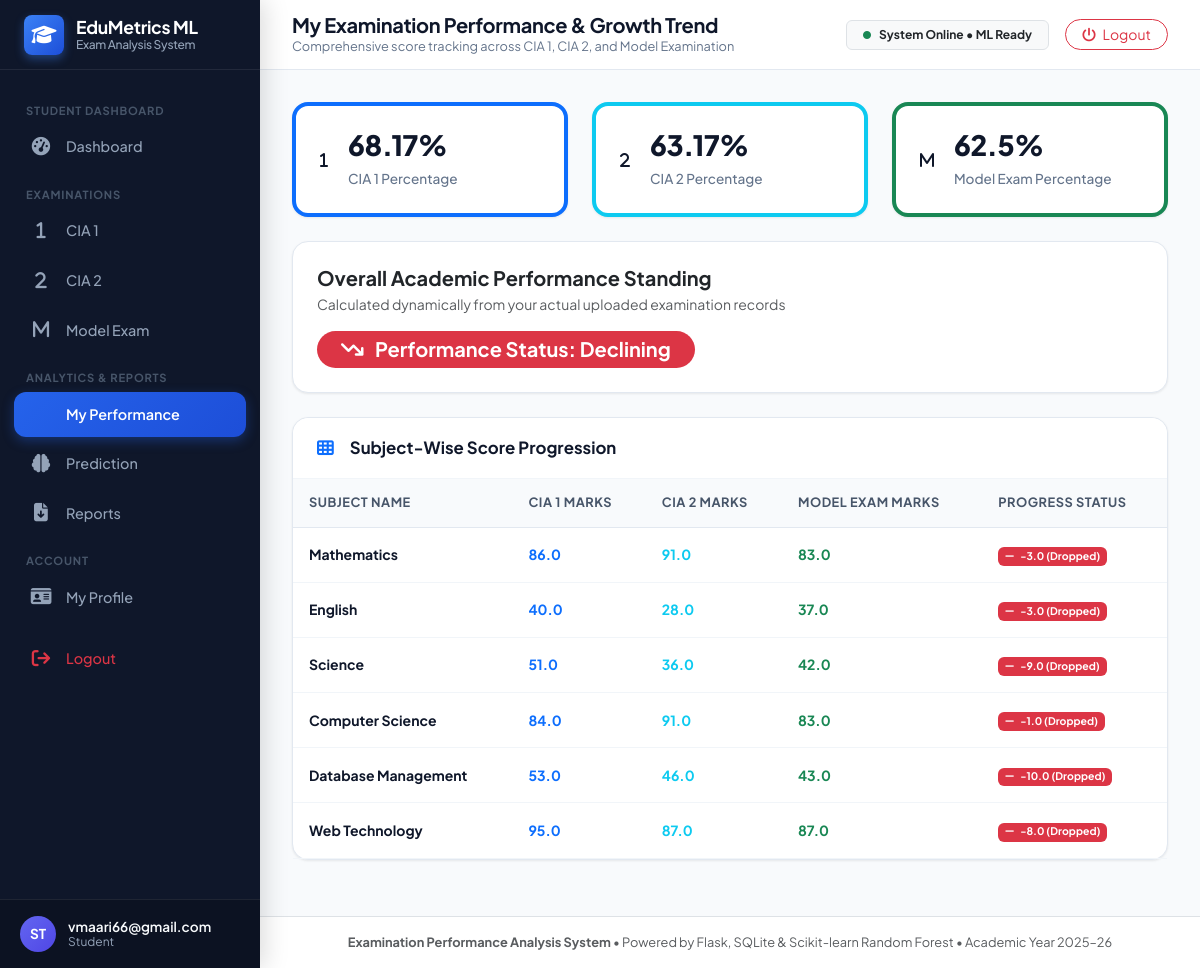
Screenshot of /student/performance-overview (signed in) with the database file from the repository.
### tables this page shows
CREATE TABLE marks (
            id INTEGER PRIMARY KEY AUTOINCREMENT,
            student_id INTEGER NOT NULL,
            exam_name TEXT NOT NULL,
            academic_year TEXT NOT NULL,
            mathematics REAL NOT NULL,
            english REAL NOT NULL,
            science REAL NOT NULL,
            computer_science REAL NOT NULL,
            database_management REAL NOT NULL,
            web_technology REAL NOT NULL,
            total_marks REAL NOT NULL,
            average REAL NOT NULL,
            percentage REAL NOT NULL,
            grade TEXT NOT NULL,
            result TEXT NOT NULL,
            created_at TIMESTAMP DEFAULT CURRENT_TIMESTAMP, exam_type TEXT DEFAULT 'CIA1',
            FOREIGN KEY (student_id) REFERENCES students (id) ON DELETE CASCADE
        );

### app.py (the view)
@app.route('/student/performance-overview')
@student_required
def student_performance_page():
    student_id = session.get('user_id')
    trend = calculate_student_trend(student_id)
    history = trend['history']
    cia1 = history.get('CIA1')
    cia2 = history.get('CIA2')
    model = history.get('MODEL')
    subject_scores = []
    subjects = [
        ('mathematics', 'Mathematics'),
        ('english', 'English'),
        ('science', 'Science'),
        ('computer_science', 'Computer Science'),
        ('database_management', 'Database Management'),
        ('web_technology', 'Web Technology')
    ]
    for col, name in subjects:
        v1 = cia1[col] if cia1 else 0
        v2 = cia2[col] if cia2 else None
        vm = model[col] if model else None
        last_val = vm if vm is not None else (v2 if v2 is not None else v1)
        diff = round(last_val - v1, 1)
        subject_scores.append({
            'name': name,
            'cia1': v1,
            'cia2': v2 if v2 is not None else 'N/A',
            'model': vm if vm is not None else 'N/A',
            'diff': diff
        })
    return render_template(
        'student_performance.html',
        active_page='student_performance',
        trend=trend,
        subject_scores=subject_scores
    )

### app.py (called while the page is built)
def student_required(f):
    @wraps(f)
    def decorated_function(*args, **kwargs):
        if 'user_id' not in session or session.get('role') != 'student':
            flash("Access denied: Student account required.", "danger")
            return redirect(url_for('login'))
        return f(*args, **kwargs)
    return decorated_function

### database.py (called while the page is built)
def get_db_connection():
    os.makedirs(Config.DB_DIR, exist_ok=True)
    os.makedirs(Config.REPORTS_DIR, exist_ok=True)
    os.makedirs(Config.UPLOAD_DIR, exist_ok=True)
    os.makedirs(Config.ML_DIR, exist_ok=True)
    conn = sqlite3.connect(Config.DB_PATH)
    conn.row_factory = sqlite3.Row
    conn.execute("PRAGMA foreign_keys = ON")
    return conn

def get_student_exam_history(student_id):
    conn = get_db_connection()
    records = conn.execute(
        "SELECT * FROM marks WHERE student_id = ? ORDER BY id ASC", (student_id,)
    ).fetchall()
    conn.close()
    history = {'CIA1': None, 'CIA2': None, 'MODEL': None, 'all': []}
    for r in records:
        e_type = r['exam_type'] if 'exam_type' in r.keys() and r['exam_type'] else 'CIA1'
        if e_type in history:
            history[e_type] = dict(r)
        history['all'].append(dict(r))
    return history

### templates/student_performance.html (shortened to what this page needs)
{% extends "base.html" %}
{% block page_title %}My Examination Performance & Growth Trend{% endblock %}
{% block page_subtitle %}Comprehensive score tracking across CIA 1, CIA 2, and Model Examination{% endblock %}
{% block content %}
<div class="row g-4 mb-4">
  <div class="col-md-4">
    <div class="stat-card border-start border-4 border-primary">
      <div class="stat-icon icon-primary"><i class="fa-solid fa-1"></i></div>
      <div class="stat-info">
        <h3>{{ trend.cia1_perc or 'N/A' }}{% if trend.cia1_perc %}%{% endif %}</h3>
        <p>CIA 1 Percentage</p>
      </div>
    </div>
  </div>
  <div class="col-md-4">
    <div class="stat-card border-start border-4 border-info">
      <div class="stat-icon icon-info"><i class="fa-solid fa-2"></i></div>
      <div class="stat-info">
        <h3>{{ trend.cia2_perc or 'Not Uploaded' }}{% if trend.cia2_perc %}%{% endif %}</h3>
        <p>CIA 2 Percentage</p>
      </div>
    </div>
  </div>
  <div class="col-md-4">
    <div class="stat-card border-start border-4 border-success">
      <div class="stat-icon icon-success"><i class="fa-solid fa-m"></i></div>
      <div class="stat-info">
        <h3>{{ trend.model_perc or 'Not Uploaded' }}{% if trend.model_perc %}%{% endif %}</h3>
        <p>Model Exam Percentage</p>
      </div>
    </div>
  </div>
</div>
<div class="custom-card mb-4">
  <div class="custom-card-body d-flex flex-wrap align-items-center justify-content-between gap-3">
    <div>
      <h5 class="fw-bold mb-1 text-dark">Overall Academic Performance Standing</h5>
      <p class="text-muted small mb-0">Calculated dynamically from your actual uploaded examination records</p>
    </div>
    <div>
      {% if trend.status == 'Improving' %}
        <span class="badge bg-success fs-5 px-4 py-2 rounded-pill">
          <i class="fa-solid fa-arrow-trend-up me-2"></i> Performance Status: Improving
        </span>
      {% elif trend.status == 'Declining' %}
        <span class="badge bg-danger fs-5 px-4 py-2 rounded-pill">
          <i class="fa-solid fa-arrow-trend-down me-2"></i> Performance Status: Declining
        </span>
      {% else %}
        <span class="badge bg-primary fs-5 px-4 py-2 rounded-pill">
          <i class="fa-solid fa-minus me-2"></i> Performance Status: Stable
        </span>
      {% endif %}
    </div>
  </div>
</div>
<div class="custom-card mb-4">
  <div class="custom-card-header">
    <h5 class="card-title mb-0"><i class="fa-solid fa-table-cells me-2 text-primary"></i> Subject-Wise Score Progression</h5>
  </div>
  <div class="custom-card-body p-0">
    <div class="table-responsive">
      <table class="table-custom">
        <thead>
          <tr>
            <th>Subject Name</th>
            <th>CIA 1 Marks</th>
            <th>CIA 2 Marks</th>
            <th>Model Exam Marks</th>
            <th>Progress Status</th>
          </tr>
        </thead>
        <tbody>
          {% for sub in subject_scores %}
            <tr>
              <td><strong>{{ sub.name }}</strong></td>
              <td><span class="fw-bold text-primary">{{ sub.cia1 }}</span></td>
              <td>
                {% if sub.cia2 != 'N/A' %}
                  <span class="fw-bold text-info">{{ sub.cia2 }}</span>
                {% else %}
                  <span class="text-muted small">Not Uploaded</span>
                {% endif %}
              </td>
              <td>
                {% if sub.model != 'N/A' %}
                  <span class="fw-bold text-success">{{ sub.model }}</span>
                {% else %}
                  <span class="text-muted small">Not Uploaded</span>
                {% endif %}
              </td>
              <td>
                {% if sub.diff > 0 %}
                  <span class="badge bg-success"><i class="fa-solid fa-plus me-1"></i> +{{ sub.diff }} (Improved)</span>
                {% elif sub.diff < 0 %}
                  <span class="badge bg-danger"><i class="fa-solid fa-minus me-1"></i> {{ sub.diff }} (Dropped)</span>
                {% else %}
                  <span class="badge bg-secondary">Consistent</span>
                {% endif %}
              </td>
            </tr>
          {% endfor %}
        </tbody>
      </table>
    </div>
  </div>
</div>
{% endblock %}

### static/css/style.css (style rules this page uses)
:root { --font-primary: 'Plus Jakarta Sans', -apple-system, BlinkMacSystemFont, 'Segoe UI', Roboto, sans-serif; --primary: #2563eb; --primary-hover: #1d4ed8; --primary-light: #eff6ff; --primary-glow: rgba(37, 99, 235, 0.15); --secondary: #64748b; --success: #10b981; --success-light: #ecfdf5; --warning: #f59e0b; --warning-light: #fffbeb; --danger: #ef4444; --danger-light: #fef2f2; --info: #06b6d4; --info-light: #ecfeff; --purple: #8b5cf6; --purple-light: #f5f3ff; --bg-app: #f8fafc; --bg-card: #ffffff; --sidebar-bg: #0f172a; --sidebar-hover: #1e293b; --sidebar-active: #2563eb; --sidebar-text: #94a3b8; --sidebar-text-active: #ffffff; --text-main: #0f172a; --text-muted: #64748b; --text-light: #94a3b8; --border-color: #e2e8f0; --border-light: #f1f5f9; --radius-sm: 8px; --radius-md: 12px; --radius-lg: 16px; --radius-xl: 20px; --shadow-sm: 0 1px 3px rgba(0, 0, 0, 0.05), 0 1px 2px rgba(0, 0, 0, 0.03); --shadow-md: 0 4px 6px -1px rgba(0, 0, 0, 0.06), 0 2px 4px -1px rgba(0, 0, 0, 0.04); --shadow-lg: 0 10px 15px -3px rgba(0, 0, 0, 0.07), 0 4px 6px -2px rgba(0, 0, 0, 0.03); --shadow-hover: 0 14px 24px -4px rgba(37, 99, 235, 0.12), 0 8px 12px -6px rgba(0, 0, 0, 0.04); --sidebar-width: 260px; --topbar-height: 70px; --transition: all 0.25s cubic-bezier(0.4, 0, 0.2, 1); }
* { box-sizing: border-box; margin: 0; padding: 0; }
body { font-family: var(--font-primary); background-color: var(--bg-app); color: var(--text-main); min-height: 100vh; overflow-x: hidden; }
.stat-card { background: var(--bg-card); border-radius: var(--radius-lg); padding: 1.5rem; border: 1px solid var(--border-color); box-shadow: var(--shadow-sm); transition: var(--transition); position: relative; overflow: hidden; display: flex; align-items: center; gap: 1.25rem; }
.stat-card::before { content: ''; position: absolute; top: 0; left: 0; right: 0; height: 3px; background: transparent; transition: var(--transition); }
.stat-info h3 { font-size: 1.75rem; font-weight: 800; color: var(--text-main); line-height: 1.1; letter-spacing: -0.5px; }
.stat-info p { font-size: 0.85rem; font-weight: 500; color: var(--text-muted); margin-top: 0.25rem; margin-bottom: 0; }
.custom-card { background: var(--bg-card); border-radius: var(--radius-lg); border: 1px solid var(--border-color); box-shadow: var(--shadow-sm); margin-bottom: 1.75rem; transition: var(--transition); }
.custom-card-header { padding: 1.25rem 1.5rem; border-bottom: 1px solid var(--border-light); display: flex; align-items: center; justify-content: space-between; background-color: #fff; border-top-left-radius: var(--radius-lg); border-top-right-radius: var(--radius-lg); }
.card-title { font-size: 1.05rem; font-weight: 700; color: var(--text-main); display: flex; align-items: center; gap: 0.5rem; margin-bottom: 0; }
.card-title i { color: var(--primary); }
.custom-card-body { padding: 1.5rem; }
.table-custom { width: 100%; border-collapse: separate; border-spacing: 0; }
.table-custom th { background-color: #f8fafc; color: #475569; font-size: 0.8rem; font-weight: 700; text-transform: uppercase; letter-spacing: 0.5px; padding: 0.875rem 1rem; border-bottom: 1px solid var(--border-color); }
.table-custom td { padding: 1rem; font-size: 0.875rem; color: var(--text-main); border-bottom: 1px solid var(--border-light); vertical-align: middle; }
.table-custom tbody tr { transition: var(--transition); }

### rows the page displays
marks: percentage "68.17", cia1 "86.0" "40.0" "51.0" "84.0" "53.0" "95.0"
marks: percentage "63.17", cia2 "91.0" "28.0" "36.0" "91.0" "46.0" "87.0"
marks: percentage "62.5", model "83.0" "37.0" "42.0" "83.0" "43.0" "87.0"

### other values shown
{{ session.get('user_name', 'User') }} "vmaari66@gmail.com"
{{ session.get('role', 'Student') | capitalize }} "Student"
{{ sub.name }} "Mathematics" "English" "Science" "Computer Science" "Database Management" "Web Technology"
{{ sub.diff }} "-3.0" "-3.0" "-9.0" "-1.0" "-10.0" "-8.0"
